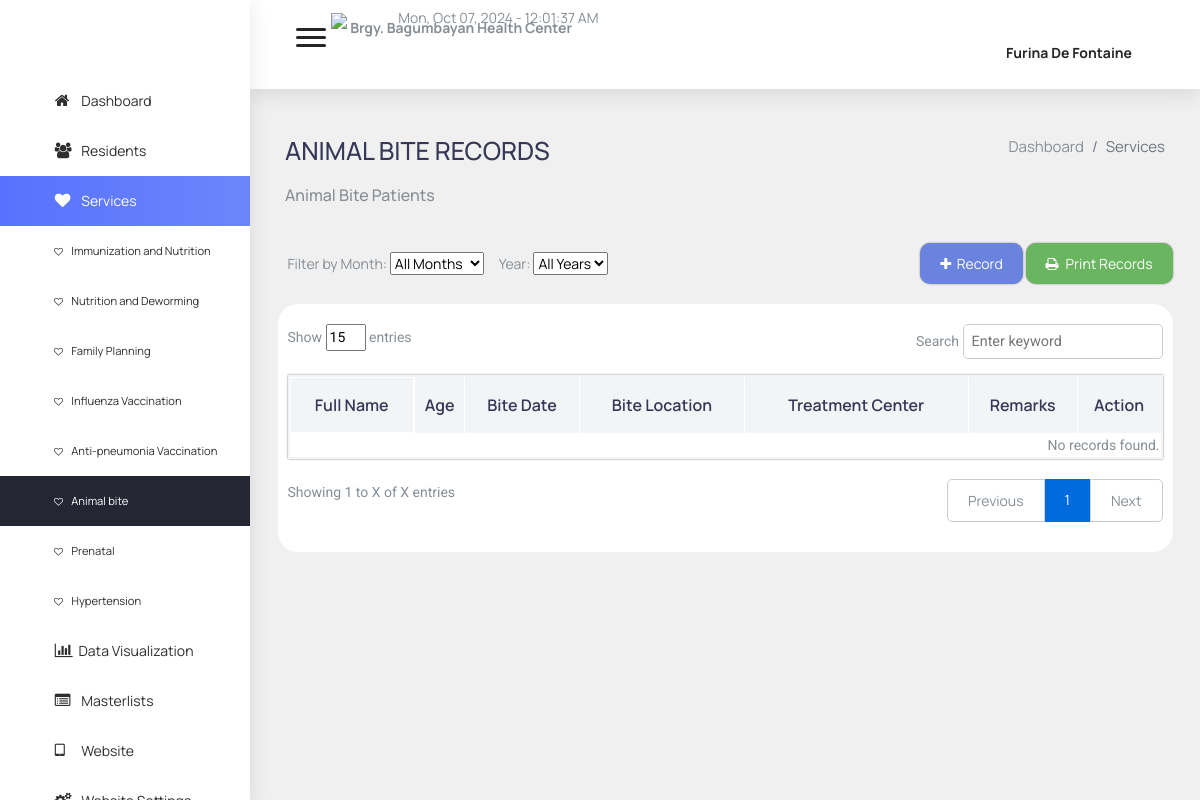
Before: /admin/services6.php (signed in) with the older database file.
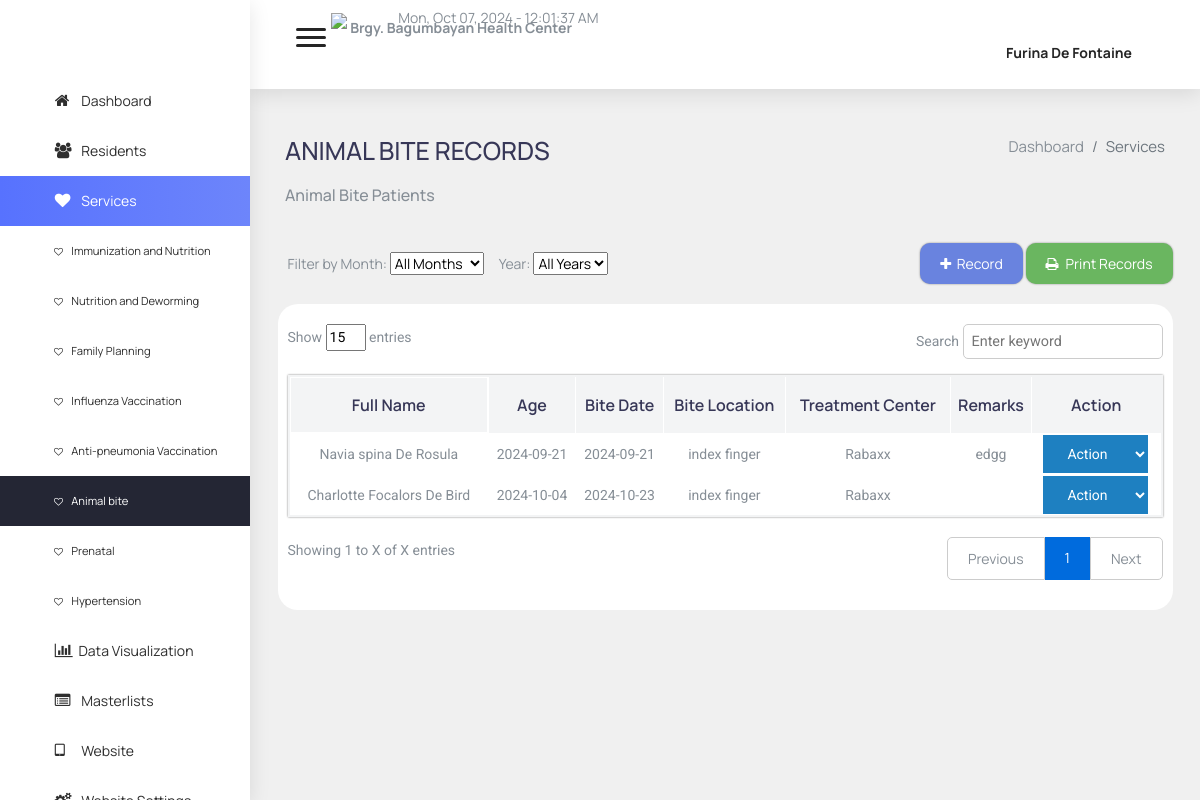
After: the same page with the newer database file.
### tables this page shows
CREATE TABLE `animal_bite_records` (
  `id` int(11) NOT NULL,
  `resident_id` int(11) DEFAULT NULL,
  `bite_date` date DEFAULT NULL,
  `treatment_date` date DEFAULT NULL,
  `bite_location` varchar(255) DEFAULT NULL,
  `treatment_center` varchar(255) DEFAULT NULL,
  `remarks` text DEFAULT NULL
);

CREATE TABLE `residents` (
  `id` int(11) NOT NULL,
  `fname` varchar(255) NOT NULL,
  `mname` varchar(255) NOT NULL,
  `lname` varchar(255) NOT NULL,
  `suffix` varchar(255) NOT NULL,
  `sex` varchar(255) NOT NULL,
  `bday` varchar(255) NOT NULL,
  `pob` varchar(255) NOT NULL,
  `religion` varchar(255) NOT NULL,
  `citizenship` varchar(255) NOT NULL,
  `street` varchar(255) NOT NULL,
  `zone` varchar(255) NOT NULL,
  `brgy` varchar(255) NOT NULL,
  `mun` varchar(255) NOT NULL,
  `province` varchar(255) NOT NULL,
  `zipcode` varchar(255) NOT NULL,
  `contact` varchar(255) NOT NULL,
  `educational` varchar(255) NOT NULL,
  `occupation` varchar(255) NOT NULL,
  `civil_status` varchar(255) NOT NULL,
  `labor_status` varchar(255) NOT NULL,
  `voter_status` varchar(255) NOT NULL,
  `pwd_status` varchar(255) NOT NULL,
  `four_p` varchar(255) NOT NULL,
  `vac_status` varchar(255) NOT NULL,
  `status` varchar(255) NOT NULL,
  `longitude` varchar(255) NOT NULL,
  `latitude` varchar(255) NOT NULL,
  `profile` longblob DEFAULT NULL,
  `qr_code` varchar(255) DEFAULT NULL
);

### admin/data/showAnimalBites.php (the view, shortened to what this page needs)
<?php
include('../dbcon.php');
$query = "SELECT ab.*, r.fname AS first_name, r.lname AS last_name, r.mname AS middle_name, r.suffix, r.sex, r.bday
          FROM animal_bite_records ab
          JOIN residents r ON ab.resident_id = r.id";
$result = mysqli_query($conn, $query);
if (mysqli_num_rows($result) > 0) {
    while ($row = mysqli_fetch_assoc($result)) {
        $fullName = $row['first_name'] . ' ' . $row['middle_name'] . ' ' . $row['last_name'] . ' ' . $row['suffix'];
        echo "<tr>";
        echo "<td>{$fullName}</td>";
        echo "<td>{$row['bite_date']}</td>";
        echo "<td>{$row['treatment_date']}</td>";
        echo "<td>{$row['bite_location']}</td>";
        echo "<td>{$row['treatment_center']}</td>";
        echo "<td>{$row['remarks']}</td>";
        echo "<td style='display: flex; justify-content:center;'>
               <select style='background-color:#1e80c1;color:white;border:none;padding:10px 20px;' onchange='location = this.value;'>
                   <option value='' selected hidden>Action</option>
                   <option value='view/view_services6.php?id={$row['id']}'>View</option>
                   <option value='view/services6.php?id={$row['id']}'>Update</option>
                   <option value='view/delete_animal_bite.php?id={$row['id']}'>Delete</option>
               </select>
              </td>";
        echo "</tr>";
    }
} else {
    echo "<tr><td colspan='7'>No records found.</td></tr>";
}
?>

### admin/services6.php (shortened to what this page needs)
<?php
include "dbcon.php";
?>
<!DOCTYPE html>
<html lang="en">
<head>
    <?php include "partials/head.php"; ?>
    <link rel="stylesheet" href="css/tables.css">
</head>
<body onload="display_ct();">
<?php
    if (isset($_SESSION["user_type"]) && $_SESSION["user_type"] == "System Administrator") {
        include "partials/admin_sidebar.php";
    } else {
        include "partials/sidebar.php";
    }
?>
<?php include "partials/header.php"?>
<div class="content-wrap">
    <div class="main">
        <div class="container-fluid">
            <div class="row" id="header-row">
                <div class="title-page">
                    <h1>Animal Bite Records</h1>
                    <h6>Animal Bite Patients</h6>
                </div>
                <div class="bc-page">
                    <ol class="bc">
                        <li class="breadcrumb-item"><a href="home.php">Dashboard</a></li>
                        <li class="breadcrumb-item active">Services</li>
                    </ol>
                </div>
            </div>
            <section id="main-content">
                <div class="row">
                    <div class="filters">
                        <div class="monthFilter">
                            <span for="monthSelect">Filter by Month:</span>
                            <select id="monthSelect" class="monthSelect">
                                <option value="" selected>All Months</option>
                            </select>
                        </div>
                        <div class="yearFilter">
                            <span for="yearSelect">Year:</span>
                            <select id="yearSelect" class="yearSelect">
                                <option value="" selected>All Years</option>
                            </select>
                        </div>
                    </div>
                    <div class="buttons">
                        <a href="services/services6.php"><button class="addBtn"><span class="fa fa-plus"></span>&nbsp;&nbsp;Record</button></a>
                        <a href="template/animal_bite.php" target="_blank"><button class="printBtn"><span class="fa fa-print">&nbsp;&nbsp;</span>Print Records</button></a>
                    </div>
                    <div class="tab">
                        <div class="showSearch">
                            <div class="showEntries">
                                <p>Show
                                <input type="number" value="15" class="numberInput"></input>
                                entries</p>
                            </div>
                            <div class="searchTable">
                                <p>Search
                                <input type="text" id="searchInput" class="searchBar" placeholder="Enter keyword"></p>
                            </div>
                        </div>
                        <table id="residentTable" class="tableResidents">
                            <thead class="head">
                                <tr>
                                    <th class="names" style="display: flex; justify-content:center">Full Name</th>
                                    <th>Age</th>
                                    <th>Bite Date</th>
                                    <th>Bite Location</th>
                                    <th>Treatment Center</th>
                                    <th>Remarks</th>
                                    <th class="lastCol">Action</th>
                                </tr>
                            </thead>
                            <tbody>
                            <?php include "data/showAnimalBites.php"?>
                            </tbody>
                        </table>
                        <div class="showPages">
                            <p>Showing 1 to X of X entries</p>
                            <div class="page-indicator">
                                <span id="prev" class="indicator previous">Previous</span>
                                <span class="num">1</span>
                                <span id="next" class="indicator next">Next</span>
                            </div>
                        </div>
                    </div>
                </div>
            </section>
        </div>
    </div>
</div>
</body>
</html>

### admin/partials/head.php (shortened to what this page needs)
<head>
    <link href="css/lib/calendar2/pignose.calendar.min.css" rel="stylesheet">
    <link href="css/lib/chartist/chartist.min.css" rel="stylesheet">
    <link href="css/lib/font-awesome.min.css" rel="stylesheet">
    <link href="css/lib/themify-icons.css" rel="stylesheet">
    <link href="css/lib/owl.carousel.min.css" rel="stylesheet" />
    <link href="css/lib/owl.theme.default.min.css" rel="stylesheet" />
    <link href="css/lib/weather-icons.css" rel="stylesheet" />
    <link href="css/navigation.css" rel="stylesheet">
    <link href="css/lib/bootstrap.min.css" rel="stylesheet">
    <link href="css/lib/helper.css" rel="stylesheet">
    <link href="css/styles.css" rel="stylesheet">
    <link rel="stylesheet" href="https://unpkg.com/leaflet@1.7.1/dist/leaflet.css" />
    <link rel="stylesheet" href="https://unpkg.com/leaflet-fullscreen/dist/leaflet.fullscreen.css" />
    <link rel="stylesheet" href="css/global.css">
    <link rel="stylesheet" href="https://cdnjs.cloudflare.com/ajax/libs/font-awesome/4.7.0/css/font-awesome.min.css">
</head>

### admin/partials/sidebar.php (shortened to what this page needs)
<div class="sidebar sidebar-hide-to-small sidebar-shrink sidebar-gestures">
    <div class="nano">
        <div class="nano-content" style="text-align:justify;text-indent:15%;">
            <ul>
                <div class="logo">
                </div>
                <li><a href="home.php"><i class="fa fa-home"></i> Dashboard </a></li>
                <li><a href="residents.php"><i class="fa fa-users"></i> Residents</a></li>
                <li>
                    <a class="sidebar-sub-toggle">
                        <i class="fa fa-heart"></i> Services
                        <span class="sidebar-collapse-icon ti-angle-down"></span>
                    </a>
                    <ul>
                        <li style="font-size:0.7rem;text-indent:2%;"><a href="services1.php"><i
                                    class="fa fa-heart-o" style="font-size:9px;"></i>Immunization and Nutrition</a></li>
                        <li style="font-size:0.7rem;text-indent:2%; "><a href="services2.php"><i
                                    class="fa fa-heart-o" style="font-size:9px;"></i>Nutrition and Deworming</a></li>
                        <li style="font-size:0.7rem;text-indent:2%;"><a href="services3.php"><i
                                    class="fa fa-heart-o" style="font-size:9px;"></i>Family Planning</a></li>
                        <li style="font-size:0.7rem;text-indent:2%; "><a href="services4.php"><i
                                    class="fa fa-heart-o" style="font-size:9px;"></i>Influenza Vaccination</a></li>
                        <li style="font-size:0.7rem;text-indent:2%;"><a href="services5.php"><i
                                    class="fa fa-heart-o" style="font-size:9px;"></i>Anti-pneumonia Vaccination</a></li>
                        <li style="font-size:0.7rem;text-indent:2%;"><a href="services6.php"><i
                                    class="fa fa-heart-o" style="font-size:9px;"></i>Animal bite</a></li>
                        <li style="font-size:0.7rem;text-indent:2%;"><a href="services7.php"><i
                                    class="fa fa-heart-o" style="font-size:9px;"></i>Prenatal</a></li>
                         <li style="font-size:0.7rem;text-indent:2%;"><a href="services8.php"><i
                                    class="fa fa-heart-o" style="font-size:9px;"></i>Hypertension</a></li>
                    </ul>
                </li>
                <li><a href="visualization.php"><i class="fa fa-bar-chart"></i>Data Visualization</a></li>
                <li><a href="masterlists.php"><i class="fa fa-list-alt"></i> Masterlists</a></li>
                <li><a href="../index.php" target="_blank"><i class="fa fa-tablet"></i> Website </a></li>
                <li><a class="sidebar-sub-toggle"><i class="fa fa-cogs"></i> Website Settings </a>
                </li>
            </ul>
        </div>
    </div>
</div>

### admin/partials/header.php (shortened to what this page needs)
<div class="header">
    <div class="container-fluid">
        <div class="row">
            <div class="col-lg-12">
                <div class="float-left">
                    <div class="hamburger sidebar-toggle">
                        <span class="line"></span>
                        <span class="line"></span>
                        <span class="line"></span>
                    </div>
                    <div id="ccc"
                        style="position:relative;margin:1%;height:50px;position:absolute;top:0;left:5%;width:100%;">
                        <img src="../src/brgy.png" style="height:50px;">
                        <b><span style="margin-left: 3px;margin-top: 8px;position: absolute;">Brgy. Bagumbayan Health
                                Center</span></b><br>
                        <span id="ct" style="margin-left: 67px;margin-top: -23px;position: absolute;"></span>
                    </div>
                </div>
                <div class="float-right">
                <div class="dropdown dib">
    <div class="header-icon" data-toggle="dropdown">
        <a href='./chat.php' onclick='redirectToHead(event)' style='text-decoration: none; color: inherit; font-size: 30px;' title="Chats">
            <i class="ti-comments"></i>
        </a>
    </div>
</div>
                    <div class="dropdown dib">
                            <div class="header-icon" data-toggle="dropdown">
                                <span class="user-avatar">
                                    <b2><?php echo $_SESSION["firstname"] . " " .$_SESSION["midname"]. " " . $_SESSION["lastname"] ?></b2>
                                    <i class="ti-angle-down f-s-10"></i>
                                </span>
                            </div>
                        </div>
                </div>
            </div>
        </div>
    </div>
</div>

### admin/css/navigation.css (style rules this page uses)
.sidebar { position: fixed; top: 0px; left: 0; bottom: 0; width: 250px; background: white; z-index: 100; overflow: auto; -webkit-transform: translateZ(0); transform: translateZ(0); -webkit-transition: width 300ms ease-in-out; transition: width 300ms ease-in-out; box-shadow: 0 5px 20px rgba(0, 0, 0, 0.10); }
.sidebar i { font-size: 1.12em; margin-right: 5px; vertical-align: middle; width: 1.4em; display: inline-block; }
.sidebar i.fa { vertical-align: baseline; }
.sidebar ul { margin: 0; list-style-type: none; padding: 0; }
.sidebar .nano-content>ul { width: 100%; }
.sidebar .nano-content>ul li>ul { display: none; background: white; }
.sidebar .nano-content>ul li>a { display: block; cursor: pointer; color: #2e2e2e; padding: 10px; line-height: 30px; background: white; text-decoration: none; position: relative; }
.sidebar .nano-content>ul li>a>.sidebar-collapse-icon { float: right; margin-right: 5px; font-size: 10px; margin-top: 10px; transition: -webkit-transform 0.3s ease; -webkit-transition: -webkit-transform 0.3s ease; transition: transform 0.3s ease; transition: transform 0.3s ease, -webkit-transform 0.3s ease; }
.sidebar .nano-content>ul li:hover>a, .sidebar .nano-content>ul li.active>a, .sidebar .nano-content>ul li.open>a { color: #fff; position: relative; }
.sidebar .nano-content>ul>li.label, .sidebar .nano-content>ul>li.content, .sidebar .nano-content>ul>li>a { padding-left: 20px; padding-right: 20px; }
.sidebar .nano-content>ul>li.active>a, .sidebar .nano-content>ul>li.open>a, .sidebar .nano-content>ul>li>ul { background: linear-gradient(to right, #5772FE , #6D85FB); }
.sidebar .nano-content>ul>li>ul>li.label, .sidebar .nano-content>ul>li>ul>li.content, .sidebar .nano-content>ul>li>ul>li>a { padding-left: 50px; padding-right: 15px; }
.sidebar .nano-content>ul>li>ul>li.active>a, .sidebar .nano-content>ul>li>ul>li.open>a, .sidebar .nano-content>ul>li>ul>li>ul { background: #242634; }
body { position: relative; }
.sidebar.sidebar-shrink~.content-wrap { margin-left: 250px; -webkit-transition: margin-left 300ms ease-in-out; transition: margin-left 300ms ease-in-out; }
.sidebar .nano { position: relative; width: 100%; height: 100%; overflow: hidden; }
.sidebar .nano>.nano-content { position: absolute; overflow: scroll; overflow-x: hidden; top: 0; right: 0; bottom: 0; left: 0; }
.hamburger { display: inline-block; left: 0px; position: relative; top: 15px; -webkit-transition: all 0.3s ease-in-out 0s; transition: all 0.3s ease-in-out 0s; width: 37px; z-index: 999; }
.hamburger .line { background-color: #252525; display: block; height: 3px; margin: 5px auto; width: 30px; -webkit-transition: all 0.3s ease-in-out; transition: all 0.3s ease-in-out; border-radius: 10px; }

### admin/css/global.css (style rules this page uses)
:root { --black:#000000; --white: #ffffff; --gradient: linear-gradient(to right,rgb(93,86,244),rgb(106,170,243)); --main-color: rgb(93, 86, 244); --sky-blue: rgb(106,170,243); }
* { box-sizing: border-box; font-family: 'Manrope', sans-serif; }
body { margin: 0px; background-color: #f0f0f0; background-size: cover; background-repeat: no-repeat; }

Changed rows visible on the page:
added animal_bite_records: resident.suffix "Navia spina De Rosula", bite_date "2024-09-21", treatment_date "2024-09-21", bite_location "index finger", treatment_center "Rabaxx", remarks "edgg"
added animal_bite_records: resident.suffix "Charlotte Focalors De Bird", bite_date "2024-10-04", treatment_date "2024-10-23", bite_location "index finger", treatment_center "Rabaxx"
Other visible differences:
text no longer shown: "No records found."
